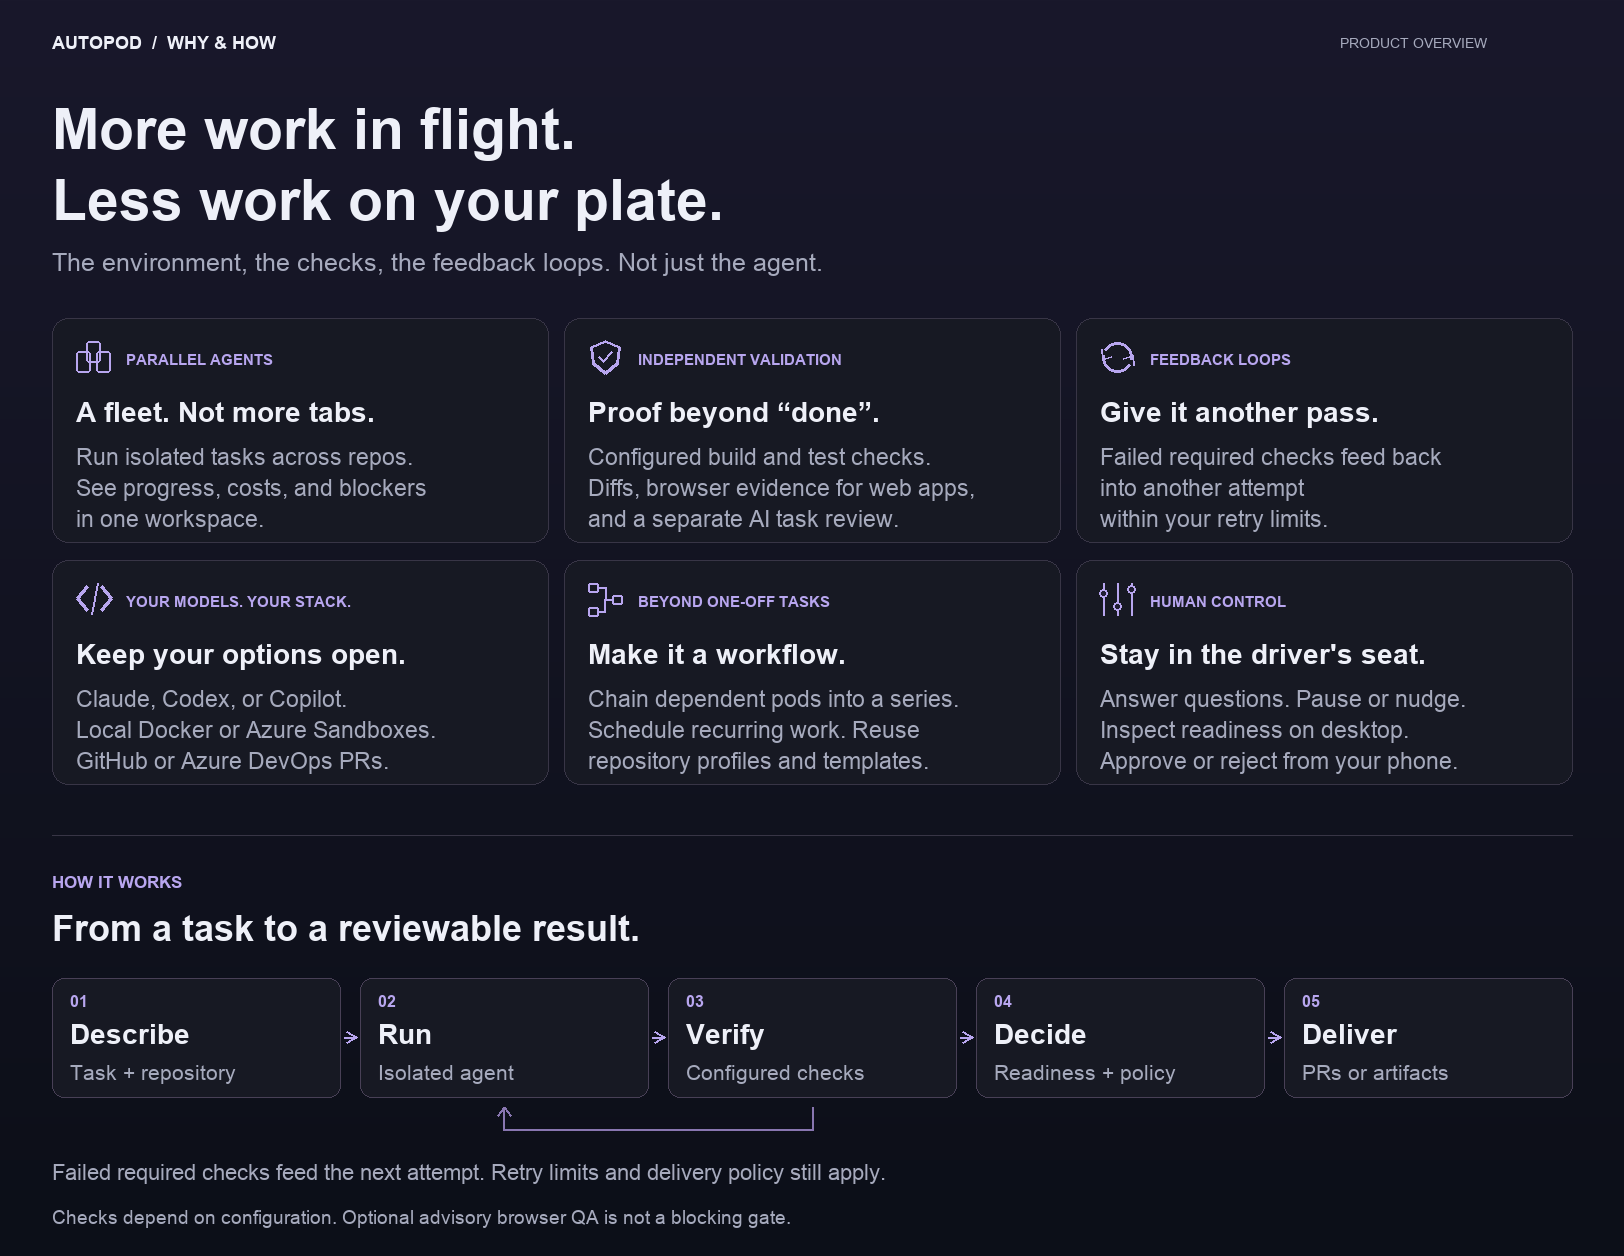

Recreate this plot in Python.
"""Render the editorial Why Autopod / How it works board, not a UI screenshot.

Usage: python3 assets/readme/features.py
Requires Pillow and the same macOS Arial fonts used by compose.py.
Claims map to the README's linked profile, CLI, validation, and mobile guides.
No performance numbers, successful runs, or security guarantees are invented.
"""

from pathlib import Path

from PIL import Image, ImageDraw, ImageFont

OUTPUT = Path(__file__).resolve().parent / "features.png"
WIDTH, HEIGHT = 1624, 1256
INK, MUTED, ACCENT = "#eef0f8", "#a6aabd", "#b8a6ef"
FONT = "/System/Library/Fonts/Supplemental/Arial.ttf"
BOLD = "/System/Library/Fonts/Supplemental/Arial Bold.ttf"
image = Image.new("RGB", (WIDTH, HEIGHT))
draw = ImageDraw.Draw(image)
for y in range(HEIGHT):
    t = y / HEIGHT
    draw.line((0, y, WIDTH, y), fill=(int(25 - 13 * t), int(24 - 9 * t), int(43 - 19 * t)))


def text(x, y, copy, size, fill=INK, bold=False, leading=1.35):
    face = ImageFont.truetype(BOLD if bold else FONT, size)
    for line in copy.split("\n"):
        # Fail rather than silently crop text after a copy/font change.
        if draw.textbbox((x, y), line, font=face)[2] > WIDTH - 48:
            raise ValueError(f"Text exceeds artboard: {line}")
        draw.text((x, y), line, font=face, fill=fill)
        y += round(size * leading)


def line(points, fill=ACCENT, width=3):
    draw.line(points, fill=fill, width=width, joint="curve")


def arrow(x, y, right=True, fill=ACCENT):
    direction = 1 if right else -1
    line([(x - direction * 10, y - 6), (x, y), (x - direction * 10, y + 6)], fill, 2)


def icon(kind, x, y):
    if kind == "fleet":
        for dx, dy in [(0, 10), (10, 0), (20, 10)]:
            draw.rounded_rectangle((x + dx, y + dy, x + dx + 14, y + dy + 21), 3, outline=ACCENT, width=2)
    elif kind == "proof":
        line([(x + 17, y), (x + 31, y + 6), (x + 29, y + 22), (x + 17, y + 32), (x + 5, y + 22), (x + 3, y + 6), (x + 17, y)])
        line([(x + 10, y + 15), (x + 15, y + 20), (x + 24, y + 10)], width=2)
    elif kind == "retry":
        draw.arc((x + 2, y + 1, x + 32, y + 31), 30, 190, fill=ACCENT, width=3)
        draw.arc((x + 2, y + 1, x + 32, y + 31), 210, 370, fill=ACCENT, width=3)
        line([(x + 1, y + 8), (x + 2, y + 18), (x + 11, y + 15)], width=2)
        line([(x + 23, y + 17), (x + 32, y + 14), (x + 33, y + 24)], width=2)
    elif kind == "models":
        line([(x + 11, y + 3), (x + 1, y + 15), (x + 11, y + 27)])
        line([(x + 25, y + 3), (x + 35, y + 15), (x + 25, y + 27)])
        line([(x + 21, y), (x + 15, y + 31)], width=2)
    elif kind == "workflow":
        for dx, dy in [(0, 0), (24, 12), (0, 24)]:
            draw.rounded_rectangle((x + dx, y + dy, x + dx + 10, y + dy + 9), 2, outline=ACCENT, width=2)
        line([(x + 10, y + 4), (x + 17, y + 4), (x + 17, y + 16), (x + 24, y + 16)], width=2)
        line([(x + 10, y + 28), (x + 17, y + 28), (x + 17, y + 16)], width=2)
    elif kind == "control":
        for dx, knob in [(3, 10), (17, 23), (31, 6)]:
            line([(x + dx, y), (x + dx, y + 32)], width=2)
            draw.ellipse((x + dx - 4, y + knob - 4, x + dx + 4, y + knob + 4), fill="#211e33", outline=ACCENT, width=2)


text(52, 32, "AUTOPOD  /  WHY & HOW", 18, bold=True)
text(1340, 35, "PRODUCT OVERVIEW", 14, MUTED)
text(52, 97, "More work in flight.", 57, bold=True)
text(52, 168, "Less work on your plate.", 57, bold=True)
text(52, 248, "The environment, the checks, the feedback loops. Not just the agent.", 25, MUTED)

cards = [
    ("fleet", "PARALLEL AGENTS", "A fleet. Not more tabs.", "Run isolated tasks across repos.\nSee progress, costs, and blockers\nin one workspace."),
    ("proof", "INDEPENDENT VALIDATION", "Proof beyond \u201cdone\u201d.", "Configured build and test checks.\nDiffs, browser evidence for web apps,\nand a separate AI task review."),
    ("retry", "FEEDBACK LOOPS", "Give it another pass.", "Failed required checks feed back\ninto another attempt\nwithin your retry limits."),
    ("models", "YOUR MODELS. YOUR STACK.", "Keep your options open.", "Claude, Codex, or Copilot.\nLocal Docker or Azure Sandboxes.\nGitHub or Azure DevOps PRs."),
    ("workflow", "BEYOND ONE-OFF TASKS", "Make it a workflow.", "Chain dependent pods into a series.\nSchedule recurring work. Reuse\nrepository profiles and templates."),
    ("control", "HUMAN CONTROL", "Stay in the driver's seat.", "Answer questions. Pause or nudge.\nInspect readiness on desktop.\nApprove or reject from your phone."),
]
for index, (kind, eyebrow, title, body) in enumerate(cards):
    x = 52 + (index % 3) * 512
    y = 318 + (index // 3) * 242
    draw.rounded_rectangle((x, y, x + 496, y + 224), 16, fill="#171923", outline="#383546", width=1)
    icon(kind, x + 24, y + 23)
    text(x + 74, y + 33, eyebrow, 15, ACCENT, True)
    text(x + 24, y + 78, title, 28, bold=True)
    # Bound copy to its own card, not just the outer artboard.
    body_font = ImageFont.truetype(FONT, 23)
    for row in body.split("\n"):
        if draw.textlength(row, font=body_font) > 446:
            raise ValueError(f"Text exceeds feature card: {row}")
    text(x + 24, y + 126, body, 23, MUTED, leading=1.35)

line([(52, 835), (1572, 835)], fill="#383546", width=1)
text(52, 872, "HOW IT WORKS", 17, ACCENT, True)
text(52, 908, "From a task to a reviewable result.", 36, bold=True)
steps = [
    ("01", "Describe", "Task + repository"),
    ("02", "Run", "Isolated agent"),
    ("03", "Verify", "Configured checks"),
    ("04", "Decide", "Readiness + policy"),
    ("05", "Deliver", "PRs or artifacts"),
]
for index, (number, title, subtitle) in enumerate(steps):
    x = 52 + index * 308
    draw.rounded_rectangle((x, 978, x + 288, 1097), 12, fill="#171923", outline="#484056", width=1)
    text(x + 18, 992, number, 16, ACCENT, True)
    text(x + 18, 1018, title, 28, bold=True)
    text(x + 18, 1060, subtitle, 21, MUTED)
    if index < 4:
        line([(x + 292, 1037), (x + 304, 1037)], width=2)
        arrow(x + 304, 1037)

# Show the retry loop explicitly; success is not implied by the straight-line flow.
line([(812, 1107), (812, 1130), (504, 1130), (504, 1107)], fill="#8876b0", width=2)
line([(498, 1115), (504, 1107), (510, 1115)], fill="#8876b0", width=2)
text(52, 1160, "Failed required checks feed the next attempt. Retry limits and delivery policy still apply.", 22, MUTED)
text(52, 1206, "Checks depend on configuration. Optional advisory browser QA is not a blocking gate.", 19, MUTED)

image.save(OUTPUT, optimize=True)
print(f"{OUTPUT.name}: {WIDTH}×{HEIGHT}, {OUTPUT.stat().st_size / 1024:.0f} KiB")
